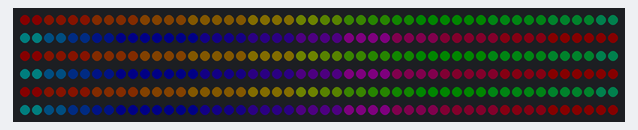
This sketch was run on a simulated Arduino Uno, built with avr-gcc and run on an emulated ATmega328P. On the bench: 300 RGB LEDs in strip order, left to right, continuing on the next row. Dim RGB values are drawn brighter than linear.

Above: at 2.9 s.

The sketch:

ledStripRainbow.ino
```cpp
#include <FastLED.h>

// Hook up the LED strip
// How many LEDS do we have? 5m with 60 per meter:
#define NUM_LEDS 300
// Connect the (middle) data via some 150-400 Ohms resistor:
#define DATA_PIN 6
// ... plus connect red and black wires to 5V and GND of the Arduiono
// ... and put a 1000uF capacitor to catch power spikes

// State of the LEDs, basically our "VRAM":
CRGB leds[NUM_LEDS];

void setup() {
  FastLED.addLeds<NEOPIXEL, DATA_PIN>(leds, NUM_LEDS);

  // To not hurt the eyes:
  FastLED.setBrightness(8);

  // We work with 5V LEDs. And since the power comes from USB (500mA) and we
  // want to have a reserve of 200mA for powering the Arduino itself and some
  // excess just in case, let's limit to 300mA:
  FastLED.setMaxPowerInVoltsAndMilliamps(5, 300);
}

void loop() {
  for (int i = 0; i < NUM_LEDS; i += 3) {
    for (int k = 0; k < NUM_LEDS; k++) {
      // 300*17/20 = 255, and 3*17=51, so 3 rainbows:
      uint8_t hue = (k * 51 / 20) % 255;
      leds[(i + k) % NUM_LEDS] = CHSV(hue, 255, 255);
    }

    FastLED.show();

    // delay(30);
  }
}
```
